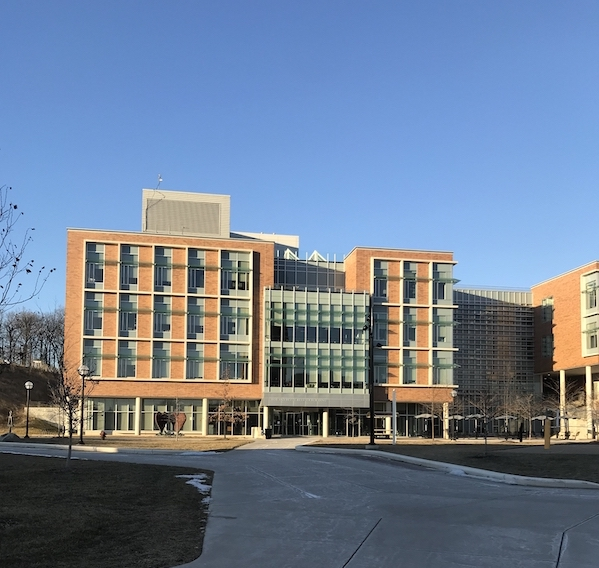
#> input picture bbb_left.jpg, 599 x 568 px, found by its file name; its folder holds 2 pictures in this run
$ python imagestitch.py   (Python 2 division)
#> lines starting #> are read from the running program, lines starting #| are printed output that depends on the picture; long printed decimals are rounded
import numpy as np
import random
import cv2
import skimage
import matplotlib.pyplot as plt

def load(path, scale):
    # imageleft = cv2.imread(path+'uttower_left.jpg', scale)
    # imageright = cv2.imread(path+'uttower_right.jpg', scale)
    imageleft = cv2.imread(path+'bbb_left.jpg', scale)
    imageright = cv2.imread(path+'bbb_right.jpg', scale)
    # iml = skimage.img_as_float64(imageleft)
    # imr = skimage.img_as_float64(imageright)
    return imageleft, imageright

def detect(image, index):
    sift = cv2.xfeatures2d.SIFT_create(400)
    kp, des = sift.detectAndCompute(image,None)
    img=cv2.drawKeypoints(image,kp,image, flags=cv2.DRAW_MATCHES_FLAGS_DEFAULT)
    cv2.imwrite("p2/siftimagebbb" + str(index) + ".png", img)
    return kp, des

def findclosest(descriptors):
    dl = descriptors[0]
    dr = descriptors[1]
    for i in range(len(dl)):
        dl[i] = (dl[i] - dl[i].mean()) / dl[i].var()
    for i in range(len(dr)):
        dr[i] = (dr[i] - dr[i].mean()) / dr[i].var()
    distance = np.zeros((len(dl), len(dr)))
    for i in range(len(dl)):
        for j in range(len(dr)):
            distance[i][j] = np.linalg.norm(dl[i] - dr[j])
    return distance

def selectmatches(distance, keypoints):
    thres = 0.8
    pairs = []
    for i in range(len(distance)):
        ind = np.argpartition(distance[i], 2)[:2]
        s1 = distance[i][ind[0]]
        s2 = distance[i][ind[1]]
        if (s1/s2) < thres:
            pairs.append((keypoints[0][i], keypoints[1][ind[0]]))
    return pairs

def getcoords(pairs):
    coord = np.zeros((len(pairs), 4))
    for i in range(len(pairs)):
        p = pairs[i]
        coord[i][0] = p[0].pt[0]
        coord[i][1] = p[0].pt[1]
        coord[i][2] = p[1].pt[0]
        coord[i][3] = p[1].pt[1]
    return coord

def fitmodel(data):
    num = len(data)
    A = np.zeros((2*num, 9))
    for i in range(num):
        A[2*i][3] = -data[i][0]
        A[2*i][4] = -data[i][1]
        A[2*i][5] = -1
        A[2*i][6] = data[i][3] * data[i][0]
        A[2*i][7] = data[i][3] * data[i][1]
        A[2*i][8] = data[i][3]
        A[2*i+1][0] = data[i][0]
        A[2*i+1][1] = data[i][1]
        A[2*i+1][2] = 1
        A[2*i+1][6] = -data[i][2] * data[i][0]
        A[2*i+1][7] = -data[i][2] * data[i][1]
        A[2*i+1][8] = -data[i][2]
    _, _, v = np.linalg.svd(A)
    h = np.reshape(v[8], (3, 3))
    h = h / np.linalg.norm(v[8])
    h = (1/h.item(8))*h
    return h

def calculatedist(point, h):
    p1 = np.array([point[0], point[1], 1])
    p2 = np.array([point[2], point[3], 1])
    ep2 = h.dot(p1.T)
    ep2 = (1.0/ep2[2])*ep2
    return np.linalg.norm(ep2 - p2)

def ransac(coords):
    NUM_TRIALS = 100
    THRES = 5
    best, bestinliers, bestcount, besterror, bestindex = None, None, -1, 0, None
    for trial in range(NUM_TRIALS):
        setindex = random.choices(range(len(coords)), k=4)
        subset = coords[setindex]
        h = fitmodel(subset)
        inliers = []
        indexes = []
        all_error = 0
        for i in range(len(coords)):
            d = calculatedist(coords[i], h)
            if d < THRES:
                inliers.append(coords[i])
                indexes.append(i)
                all_error += d
        if len(inliers) > bestcount:
            bestcount = len(inliers)
            best = h
            bestinliers = inliers
            besterror = all_error
            bestindex = indexes
    best = fitmodel(bestinliers)
    return best, bestcount, bestinliers, besterror, bestindex

def warpimages(img1, img2, h):
    h1,w1 = img1.shape[0], img1.shape[1]
    h2,w2 = img2.shape[0], img2.shape[1]
    corner1 = np.array([[0,0,w1,w1], [0,h1,h1,0], [1,1,1,1]], np.float32)
    corner2 = np.array([[0,0,w2,w2], [0,h2,h2,0]], np.float32)
    sc1 = h.dot(corner1)
    sc1 = ((1/sc1[2])*sc1)[0:2, :]
    allcorner = np.concatenate((sc1, corner2), axis=1)
    xmin, ymin = (allcorner.min(axis=1) - 0.5).astype('int')
    xmax, ymax = (allcorner.max(axis=1) + 0.5).astype('int')
    ht = np.array([[1,0,-xmin],[0,1,-ymin],[0,0,1]])

    result = cv2.warpPerspective(img1, ht.dot(h), (xmax-xmin, ymax-ymin))

    for i in range(-ymin, -ymin+h2):
        for j in range(-xmin, -xmin+w2):
            if result[i][j][0] == 0 and result[i][j][1] == 0 and result[i][j][2] == 0:
                result[i][j] = img2[i+ymin][j+xmin]
            else:
                result[i][j][0] = (int(result[i][j][0]) + int(img2[i+ymin][j+xmin][0]))/2
                result[i][j][1] = (int(result[i][j][1]) + int(img2[i+ymin][j+xmin][1]))/2
                result[i][j][2] = (int(result[i][j][2]) + int(img2[i+ymin][j+xmin][2]))/2
    return result

def main():
    #images = [left, right]
    images = load('p2/', 0)
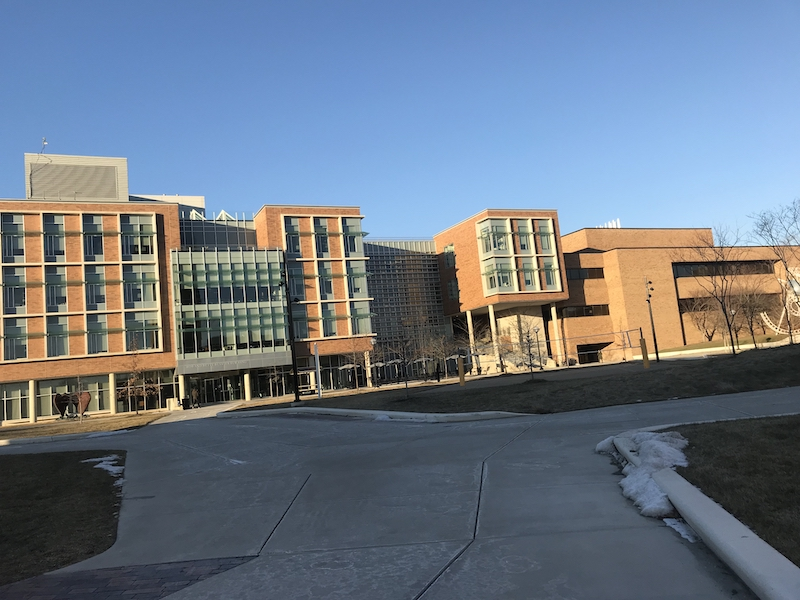
#> input picture bbb_right.jpg, 800 x 600 px, found by its file name
#> in load, `imageright = cv2.imread(path+'bbb_right.jpg', scale)`:
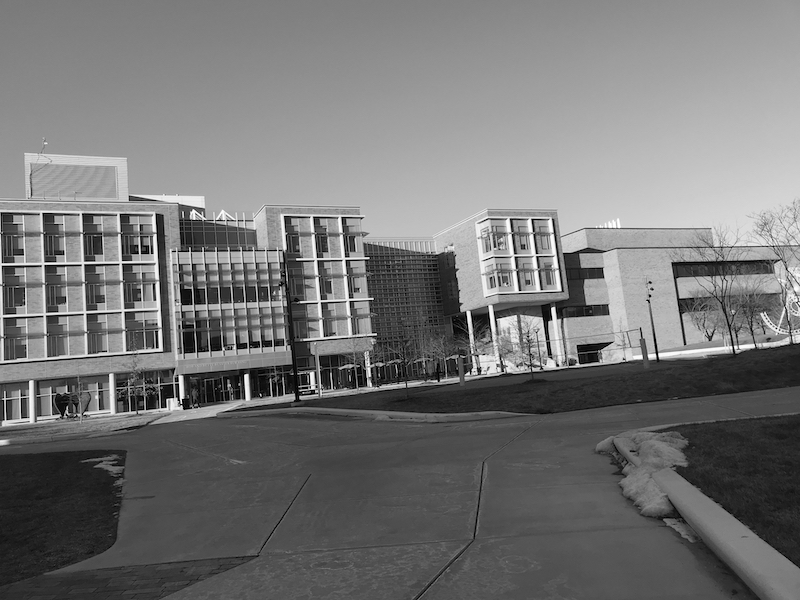
#> imageright: shape (600, 800); min 0, max 255, mean 117.4
    descriptors = []
    keypoints = []
    for i in range(len(images)):
        kp, des = detect(images[i], i)
        keypoints.append(kp)
        descriptors.append(des)
#> this loop made 2 passes
#> pass 1, in detect, `img=cv2.drawKeypoints(image,kp,image, flags=cv2.DRAW_MATCHES_FLAGS_DEF..`:
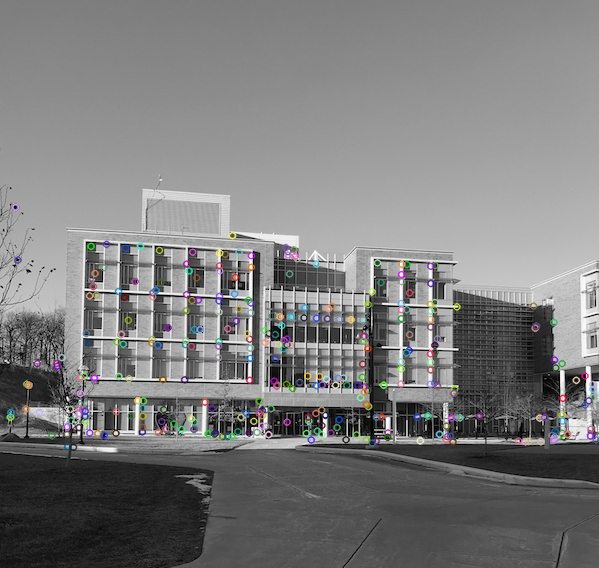
#> img: shape (568, 599, 3); mean of channels 0, 1, 2 124.2, 124.1, 124.2; drawn as B, G, R
#> after the loop, descriptors = 2 items; keypoints = 2 items
    distance = findclosest(descriptors)
#> after the loop in findclosest, `for i in range(len(dr)):`:
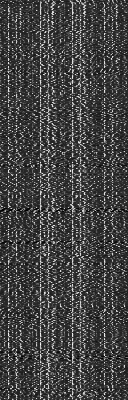
#> dr: shape (400, 128) float32; min -0.0394, max 0.108, mean -1.95e-11; drawn with min black and max white
#> in findclosest, `distance = np.zeros((len(dl), len(dr)))`: distance: shape (400, 400) float64; every value is 0
#> after the loop in findclosest, `for i in range(len(dl)):`:
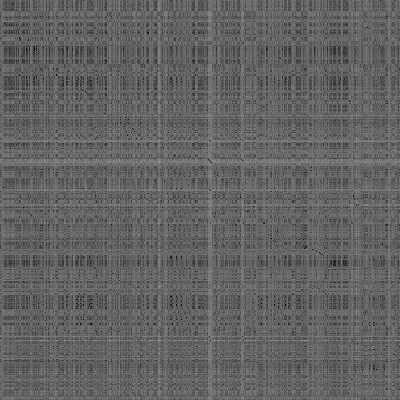
#> distance: shape (400, 400) float64; min 0.0187, max 0.613, mean 0.389
    pairs = selectmatches(distance, keypoints)
#> the loop in selectmatches, `for i in range(len(distance)):` made 400 passes
#> (ind, s1, s2) on passes 1 to 3: ([380, 78], 0.0512, 0.188), ([127, 261], 0.24, 0.261), ([22, 5], 0.225, 0.234)
#> after the loop in selectmatches, `for i in range(len(distance)):`: pairs = 215 items
#> pairs = 215 items
    coord = getcoords(pairs)
#> in getcoords, `coord = np.zeros((len(pairs), 4))`: coord = 215 rows, first 6: [0, 0, 0, 0], [0, 0, 0, 0], [0, 0, 0, 0], [0, 0, 0, 0], [0, 0, 0, 0], [0, 0, 0, 0]
#> the loop in getcoords, `for i in range(len(pairs)):` made 215 passes
#> p on passes 1 to 3: 2 keypoints; (x, y, size): (275, 344, 3.9), (186, 308, 4), 2 keypoints; (x, y, size): (459, 417, 2.7), (381, 364, 2.7), 2 keypoints; (x, y, size): (459, 417, 2.7), (381, 364, 2.7)
#> after the loop in getcoords, `for i in range(len(pairs)):`: coord = 215 rows, first 6: [274.7, 343.8, 185.7, 307.7], [459.4, 417.3, 380.7, 364.3], [459.4, 417.3, 380.7, 364.3], [452.5, 441.4, 376.1, 388.6], [445.7, 439, 369.7, 387.3], [445.7, 425.6, 368.5, 374.2]
    h, count, inliers, error, index = ransac(coord)
#> the loop in ransac, `for trial in range(NUM_TRIALS):` made 100 passes
#> (setindex, num in fitmodel) on pass 1: ([181, 162, 90, 55], 4)
    print (count)
#| 170
    print (error/count)
#| 0.9899

    originimage = load('p2/', 1)
#> in load, imageleft is the input picture: shape (568, 599, 3); mean B, G, R 146.9, 126, 111.2
#> in load, imageright is the input picture: shape (600, 800, 3); mean B, G, R 133.4, 119.2, 107.8
    cimage = []
    for i in range(2):
        cimage.append(cv2.cvtColor(originimage[i], cv2.COLOR_BGR2RGB))
    result = warpimages(cimage[0], cimage[1], h)
#> after the loop in warpimages, `for i in range(-ymin, -ymin+h2):`:
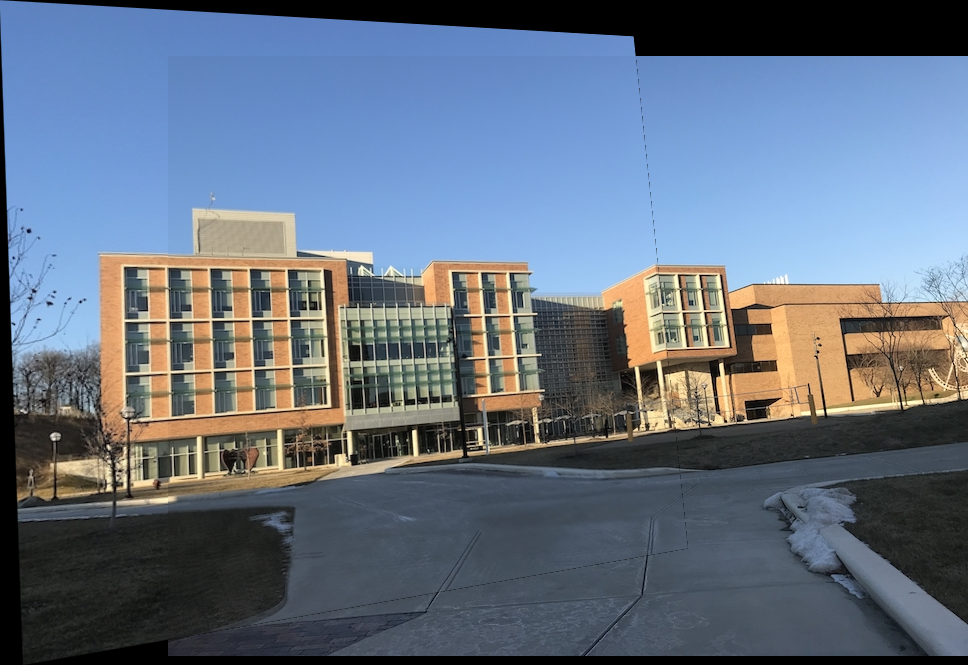
#> result: shape (665, 968, 3); mean R, G, B 100.3, 112.2, 128
    plt.imshow(result)
    plt.show()

    mimage = np.array([])
    nk1, nk2 = [], []
    matches = []
    ii = 0
    for t in index:
        nk1.append(pairs[t][0])
        nk2.append(pairs[t][1])
        match = cv2.DMatch(ii, ii, 0)
        matches.append(match)
        ii += 1
#> this loop made 170 passes
#> t on passes 20 to 22: 21, 22, 23
    mimage = cv2.drawMatches(images[0], nk1, images[1], nk2, matches, mimage)
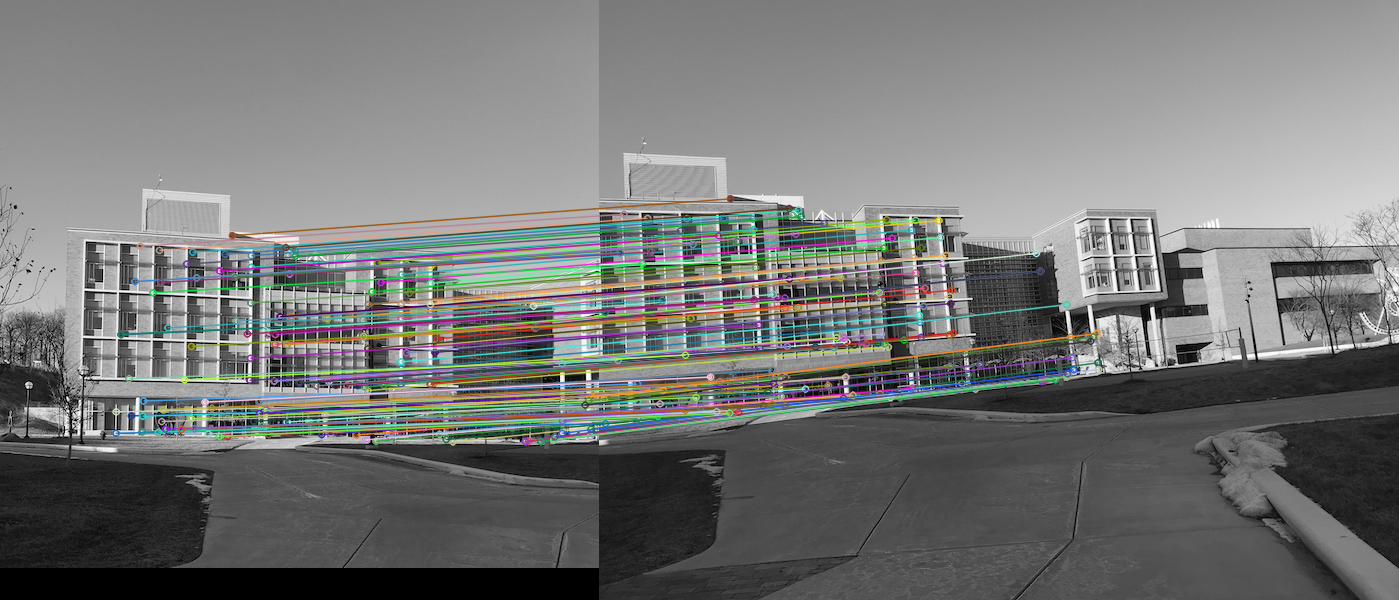
#> mimage: shape (600, 1399, 3); mean of channels 0, 1, 2 117.9, 119.1, 118; drawn as B, G, R
    plt.imshow(mimage)
    plt.show()

if __name__ == '__main__':
    main()
